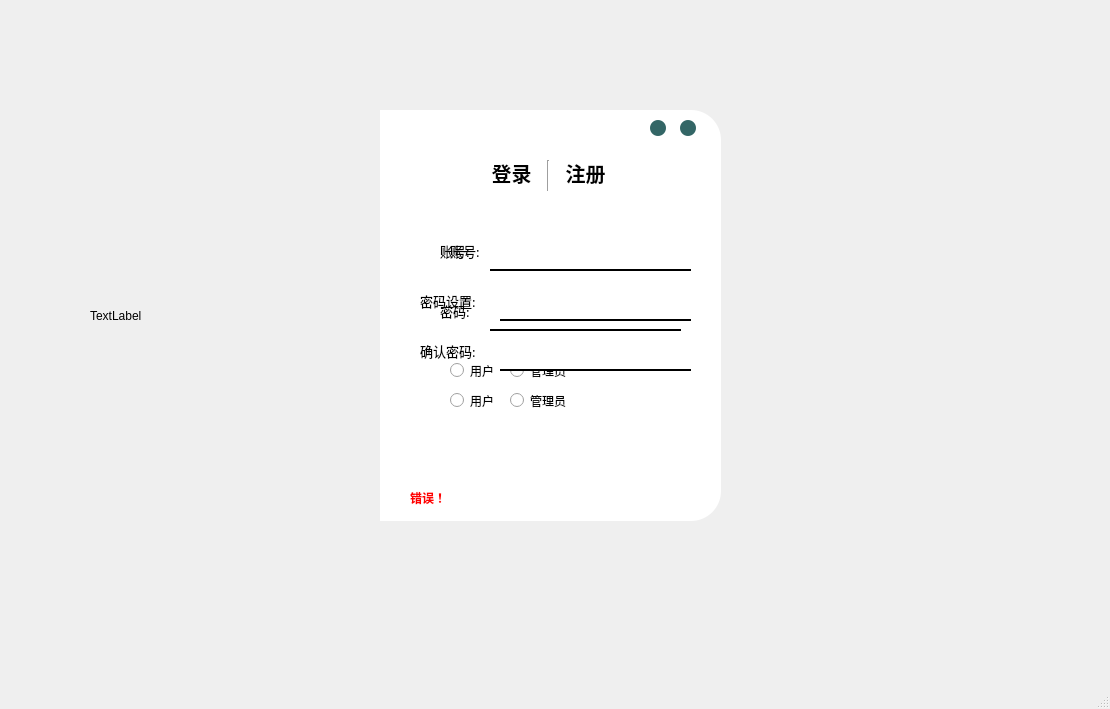
<?xml version="1.0" encoding="UTF-8"?>
<ui version="4.0">
 <class>MainWindow</class>
 <widget class="QMainWindow" name="MainWindow">
  <property name="geometry">
   <rect>
    <x>0</x>
    <y>0</y>
    <width>1110</width>
    <height>709</height>
   </rect>
  </property>
  <property name="windowTitle">
   <string>MainWindow</string>
  </property>
  <widget class="QWidget" name="centralwidget">
   <widget class="QLabel" name="label">
    <property name="geometry">
     <rect>
      <x>380</x>
      <y>110</y>
      <width>341</width>
      <height>411</height>
     </rect>
    </property>
    <property name="font">
     <font>
      <weight>50</weight>
      <bold>false</bold>
     </font>
    </property>
    <property name="styleSheet">
     <string notr="true">background-color:rgb(255, 255, 255);
border-top-right-radius:30px;
border-bottom-right-radius:30px;</string>
    </property>
    <property name="text">
     <string/>
    </property>
   </widget>
   <widget class="QLabel" name="label_2">
    <property name="geometry">
     <rect>
      <x>90</x>
      <y>110</y>
      <width>291</width>
      <height>411</height>
     </rect>
    </property>
    <property name="styleSheet">
     <string notr="true">border-image: url(:/images/images/libary.jpg);
border-top-left-radius:30px;
border-bottom-left-radius:30px</string>
    </property>
    <property name="text">
     <string>TextLabel</string>
    </property>
   </widget>
   <widget class="QPushButton" name="pushButton">
    <property name="geometry">
     <rect>
      <x>650</x>
      <y>120</y>
      <width>16</width>
      <height>16</height>
     </rect>
    </property>
    <property name="styleSheet">
     <string notr="true">QPushButton{
	border-radius:8px;
	background-color: #336666;
}
QPushButton:hover{
	border-radius:8px;
	background-color: #CCCCCC;
}

</string>
    </property>
    <property name="text">
     <string/>
    </property>
   </widget>
   <widget class="QPushButton" name="pushButton_2">
    <property name="geometry">
     <rect>
      <x>680</x>
      <y>120</y>
      <width>16</width>
      <height>16</height>
     </rect>
    </property>
    <property name="styleSheet">
     <string notr="true">QPushButton{
	border-radius:8px;
	background-color: #336666;
}
QPushButton:hover{
	border-radius:8px;
	background-color: #CCCCCC;
}

</string>
    </property>
    <property name="text">
     <string/>
    </property>
   </widget>
   <widget class="QPushButton" name="pushButton_5">
    <property name="geometry">
     <rect>
      <x>481</x>
      <y>160</y>
      <width>61</width>
      <height>25</height>
     </rect>
    </property>
    <property name="font">
     <font>
      <family>幼圆</family>
      <pointsize>15</pointsize>
      <weight>75</weight>
      <bold>true</bold>
     </font>
    </property>
    <property name="styleSheet">
     <string notr="true">#pushButton_5{
border:none;
}
#pushButton_5:focus{
color:rgb(186,186,186);
}</string>
    </property>
    <property name="text">
     <string>登录</string>
    </property>
   </widget>
   <widget class="QPushButton" name="pushButton_4">
    <property name="geometry">
     <rect>
      <x>560</x>
      <y>160</y>
      <width>51</width>
      <height>25</height>
     </rect>
    </property>
    <property name="font">
     <font>
      <family>幼圆</family>
      <pointsize>15</pointsize>
      <weight>75</weight>
      <bold>true</bold>
     </font>
    </property>
    <property name="styleSheet">
     <string notr="true">#pushButton_4{
border:none;
}
#pushButton_4:focus{
color:rgb(186,186,186);
}</string>
    </property>
    <property name="text">
     <string>注册</string>
    </property>
   </widget>
   <widget class="Line" name="line">
    <property name="geometry">
     <rect>
      <x>540</x>
      <y>160</y>
      <width>16</width>
      <height>31</height>
     </rect>
    </property>
    <property name="orientation">
     <enum>Qt::Vertical</enum>
    </property>
   </widget>
   <widget class="QWidget" name="widget" native="true">
    <property name="geometry">
     <rect>
      <x>410</x>
      <y>210</y>
      <width>291</width>
      <height>281</height>
     </rect>
    </property>
    <widget class="QPushButton" name="pushButton_3">
     <property name="geometry">
      <rect>
       <x>120</x>
       <y>220</y>
       <width>101</width>
       <height>41</height>
      </rect>
     </property>
     <property name="font">
      <font>
       <family>幼圆</family>
       <pointsize>12</pointsize>
      </font>
     </property>
     <property name="styleSheet">
      <string notr="true">QPushButton{
	background-color:qlineargradient(spread:pad, x1:0, y1:0, 		x2:1, y2:1, stop:0 #663300, stop:1 #333333);
	color:#fff;
	border-radius:5px;
	border:none;
}
QPushButton:pressed{
	padding-top:15px;
	padding-left:15px;
}

</string>
     </property>
     <property name="text">
      <string>登录</string>
     </property>
    </widget>
    <widget class="QLabel" name="label_5">
     <property name="geometry">
      <rect>
       <x>30</x>
       <y>80</y>
       <width>61</width>
       <height>41</height>
      </rect>
     </property>
     <property name="font">
      <font>
       <family>幼圆</family>
       <pointsize>10</pointsize>
      </font>
     </property>
     <property name="text">
      <string>密码:</string>
     </property>
    </widget>
    <widget class="QRadioButton" name="radioButton_2">
     <property name="geometry">
      <rect>
       <x>100</x>
       <y>150</y>
       <width>71</width>
       <height>21</height>
      </rect>
     </property>
     <property name="text">
      <string>管理员</string>
     </property>
    </widget>
    <widget class="QRadioButton" name="radioButton">
     <property name="geometry">
      <rect>
       <x>40</x>
       <y>150</y>
       <width>71</width>
       <height>21</height>
      </rect>
     </property>
     <property name="text">
      <string>用户</string>
     </property>
    </widget>
    <widget class="QLineEdit" name="lineEdit_2">
     <property name="geometry">
      <rect>
       <x>80</x>
       <y>90</y>
       <width>191</width>
       <height>31</height>
      </rect>
     </property>
     <property name="styleSheet">
      <string notr="true">border:none;
border-bottom:2px solid #000;
</string>
     </property>
     <property name="echoMode">
      <enum>QLineEdit::Password</enum>
     </property>
    </widget>
    <widget class="QLabel" name="label_4">
     <property name="geometry">
      <rect>
       <x>30</x>
       <y>20</y>
       <width>61</width>
       <height>41</height>
      </rect>
     </property>
     <property name="font">
      <font>
       <family>幼圆</family>
       <pointsize>10</pointsize>
      </font>
     </property>
     <property name="text">
      <string>账号:</string>
     </property>
    </widget>
    <widget class="QLineEdit" name="lineEdit">
     <property name="geometry">
      <rect>
       <x>80</x>
       <y>30</y>
       <width>191</width>
       <height>31</height>
      </rect>
     </property>
     <property name="styleSheet">
      <string notr="true">border:none;
border-bottom:2px solid #000;
</string>
     </property>
    </widget>
   </widget>
   <widget class="QWidget" name="widget_2" native="true">
    <property name="geometry">
     <rect>
      <x>410</x>
      <y>210</y>
      <width>291</width>
      <height>281</height>
     </rect>
    </property>
    <widget class="QPushButton" name="pushButton_6">
     <property name="geometry">
      <rect>
       <x>120</x>
       <y>220</y>
       <width>101</width>
       <height>41</height>
      </rect>
     </property>
     <property name="font">
      <font>
       <family>幼圆</family>
       <pointsize>12</pointsize>
      </font>
     </property>
     <property name="styleSheet">
      <string notr="true">QPushButton{
	background-color:qlineargradient(spread:pad, x1:0, y1:0, 		x2:1, y2:1, stop:0 #663300, stop:1 #333333);
	color:#fff;
	border-radius:5px;
	border:none;
}
QPushButton:pressed{
	padding-top:15px;
	padding-left:15px;
}

</string>
     </property>
     <property name="text">
      <string>注册</string>
     </property>
    </widget>
    <widget class="QLabel" name="label_6">
     <property name="geometry">
      <rect>
       <x>10</x>
       <y>70</y>
       <width>81</width>
       <height>41</height>
      </rect>
     </property>
     <property name="font">
      <font>
       <family>幼圆</family>
       <pointsize>10</pointsize>
      </font>
     </property>
     <property name="text">
      <string>密码设置:</string>
     </property>
    </widget>
    <widget class="QRadioButton" name="radioButton_3">
     <property name="geometry">
      <rect>
       <x>100</x>
       <y>180</y>
       <width>71</width>
       <height>21</height>
      </rect>
     </property>
     <property name="text">
      <string>管理员</string>
     </property>
    </widget>
    <widget class="QRadioButton" name="radioButton_4">
     <property name="geometry">
      <rect>
       <x>40</x>
       <y>180</y>
       <width>71</width>
       <height>21</height>
      </rect>
     </property>
     <property name="text">
      <string>用户</string>
     </property>
    </widget>
    <widget class="QLineEdit" name="lineEdit_3">
     <property name="geometry">
      <rect>
       <x>90</x>
       <y>80</y>
       <width>191</width>
       <height>31</height>
      </rect>
     </property>
     <property name="styleSheet">
      <string notr="true">border:none;
border-bottom:2px solid #000;
</string>
     </property>
     <property name="echoMode">
      <enum>QLineEdit::Password</enum>
     </property>
    </widget>
    <widget class="QLabel" name="label_7">
     <property name="geometry">
      <rect>
       <x>40</x>
       <y>20</y>
       <width>41</width>
       <height>41</height>
      </rect>
     </property>
     <property name="font">
      <font>
       <family>幼圆</family>
       <pointsize>10</pointsize>
      </font>
     </property>
     <property name="text">
      <string>账号:</string>
     </property>
    </widget>
    <widget class="QLineEdit" name="lineEdit_4">
     <property name="geometry">
      <rect>
       <x>90</x>
       <y>30</y>
       <width>191</width>
       <height>31</height>
      </rect>
     </property>
     <property name="styleSheet">
      <string notr="true">border:none;
border-bottom:2px solid #000;
</string>
     </property>
    </widget>
    <widget class="QLineEdit" name="lineEdit_5">
     <property name="geometry">
      <rect>
       <x>90</x>
       <y>130</y>
       <width>191</width>
       <height>31</height>
      </rect>
     </property>
     <property name="styleSheet">
      <string notr="true">border:none;
border-bottom:2px solid #000;
</string>
     </property>
     <property name="echoMode">
      <enum>QLineEdit::Password</enum>
     </property>
    </widget>
    <widget class="QLabel" name="label_8">
     <property name="geometry">
      <rect>
       <x>10</x>
       <y>120</y>
       <width>81</width>
       <height>41</height>
      </rect>
     </property>
     <property name="font">
      <font>
       <family>幼圆</family>
       <pointsize>10</pointsize>
      </font>
     </property>
     <property name="text">
      <string>确认密码:</string>
     </property>
    </widget>
   </widget>
   <widget class="QLabel" name="label_3">
    <property name="geometry">
     <rect>
      <x>410</x>
      <y>490</y>
      <width>291</width>
      <height>16</height>
     </rect>
    </property>
    <property name="font">
     <font>
      <family>幼圆</family>
      <weight>75</weight>
      <bold>true</bold>
     </font>
    </property>
    <property name="styleSheet">
     <string notr="true">color: rgb(255,0,0);</string>
    </property>
    <property name="text">
     <string>错误！</string>
    </property>
   </widget>
  </widget>
  <widget class="QStatusBar" name="statusbar"/>
 </widget>
 <resources>
  <include location="res.qrc"/>
 </resources>
 <connections>
  <connection>
   <sender>pushButton_2</sender>
   <signal>clicked()</signal>
   <receiver>MainWindow</receiver>
   <slot>close()</slot>
   <hints>
    <hint type="sourcelabel">
     <x>688</x>
     <y>123</y>
    </hint>
    <hint type="destinationlabel">
     <x>744</x>
     <y>133</y>
    </hint>
   </hints>
  </connection>
  <connection>
   <sender>pushButton</sender>
   <signal>clicked()</signal>
   <receiver>MainWindow</receiver>
   <slot>showMinimized()</slot>
   <hints>
    <hint type="sourcelabel">
     <x>658</x>
     <y>121</y>
    </hint>
    <hint type="destinationlabel">
     <x>649</x>
     <y>72</y>
    </hint>
   </hints>
  </connection>
 </connections>
</ui>
